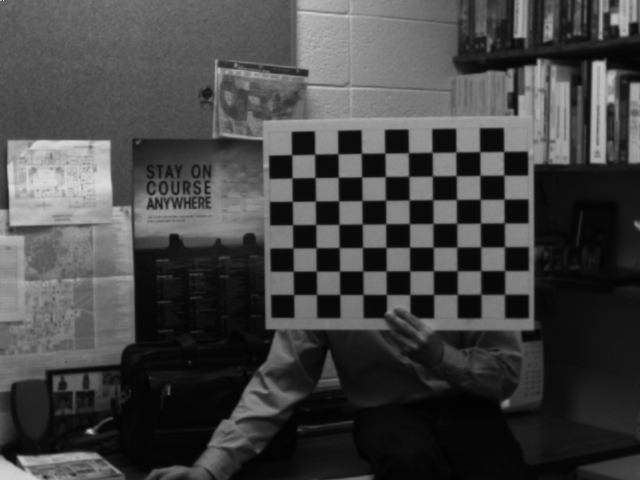
#> input picture practice_images/Epipolar_Images/StereoL0.bmp, 640 x 480 px, given as the content of the folder my_images/Left Camera Images, which was not available
$ python task1.py
#> lines starting #> are read from the running program, lines starting #| are printed output that depends on the picture; after the words box and inside, x2 and y2 are one past the last pixel; in counts of white or black regions, pixels touching at a corner belong together; pictures that were not available may be replaced by others from this repository, and a replacement may not be noted
import os
import cv2
import PIL
import numpy as np


# PATH = "practice_images"
PATH = "my_images"
if PATH == "practice_images":
    scale = 2
else:
    scale = 3.88

LEFT_PATH = os.path.join(PATH, "Left Camera Images")
leftList = os.listdir(LEFT_PATH)
leftList.sort()
RIGHT_PATH = os.path.join(PATH, "Right Camera Images")
rightList = os.listdir(RIGHT_PATH)
rightList.sort()
STEREO_PATH = os.path.join(PATH, "Stereo Images")
stereoList = os.listdir(STEREO_PATH)


def find_corners(in_img, pattern=(10, 7)):

    color_img = cv2.cvtColor(in_img, cv2.COLOR_GRAY2RGB)
    # gray_gpu = cv2.UMat(gray)
    # pattern = (10, 7)
    pattern2 = (23, 11)

    objp = np.zeros((pattern[1] * pattern[0], 3), np.float32)
    objp[:, :2] = np.mgrid[0:pattern[0], 0:pattern[1]].T.reshape(-1, 2)

    objpoints = []  # 3d point in real world space
    imgpoints = []  # 2d points in image plane.

    ret, corners = cv2.findChessboardCorners(color_img, pattern)

    annotated_gray = color_img
    sub_corners = None

    if ret is True:
        objpoints.append(objp)
        criteria = (cv2.TERM_CRITERIA_EPS + cv2.TERM_CRITERIA_MAX_ITER, 100, 0.001)
        sub_corners = cv2.cornerSubPix(in_img, np.float32(corners), (5, 5), (-1, -1), criteria)
        imgpoints.append(np.squeeze(sub_corners))
        annotated_gray = cv2.drawChessboardCorners(color_img, pattern, sub_corners, ret)

    if ret is False:
        ret2, corners = cv2.findChessboardCorners(in_img, pattern2)

        if ret2 is True:
            criteria = (cv2.TERM_CRITERIA_EPS + cv2.TERM_CRITERIA_MAX_ITER, 100, 0.001)
            sub_corners = cv2.cornerSubPix(in_img, np.float32(corners), (5, 5), (-1, -1), criteria)
            annotated_gray = cv2.drawChessboardCorners(color_img, pattern2, sub_corners, ret)
            annotated_gray = cv2.cvtColor(annotated_gray, cv2.COLOR_GRAY2RGB)

    # cv2.imshow("img", annotated_gray)
    # cv2.waitKey()
    # cv2.destroyAllWindows()
    return annotated_gray, sub_corners, objpoints, imgpoints


def process_list(PATH, imgList, camera):
#> called with PATH = 'my_images/Left Camera Images', camera = 'left'
    obj_vect, img_vect = [], []
    for file in imgList:
        img = cv2.imread(os.path.join(PATH, file))
#> img is the input picture: shape (480, 640, 3); min 2, max 243, mean 68.5
        gray = cv2.cvtColor(img, cv2.COLOR_RGB2GRAY)
        annotated_img, corners, obj_pt, img_pt = find_corners(gray, pattern=(10, 7))
#> in find_corners, `ret, corners = cv2.findChessboardCorners(color_img, pattern)`: ret = True; corners = 70 rows, first 8: [504.7, 294.3], [481.1, 294.5], [457.4, 294.5], [433.6, 294.4], [409.7, 294.5], [386.3, 294.4], [363.1, 294.5], [339.7, 294.4]
#> in find_corners, `sub_corners = cv2.cornerSubPix(in_img, np.float32(corners), (5, 5), (-..`: sub_corners = 70 rows, first 8: [504.7, 294.3], [480.7, 294.3], [457.3, 294.4], [433.6, 294.4], [409.9, 294.5], [386.3, 294.5], [363, 294.5], [339.8, 294.5]
#> in find_corners, `annotated_gray = cv2.drawChessboardCorners(color_img, pattern, sub_cor..`:
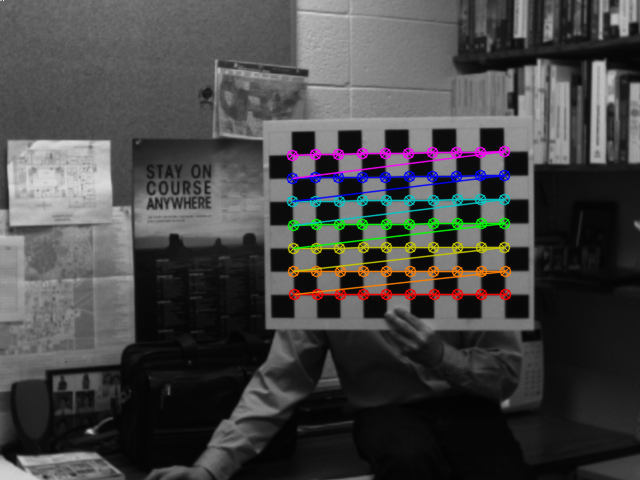
#> annotated_gray: shape (480, 640, 3); 4.32% of pixels changed, all inside (x1, y1, x2, y2) = (286, 145, 512, 301)
#> corners has the same summary as sub_corners in find_corners; obj_pt = 1 item; img_pt = 1 point arrays, longest 70 points
        obj_vect += [obj_pt[0]]
        img_vect += [img_pt[0]]
#> img_vect = 1 point arrays, longest 70 points

    obj_vect = scale * np.array(obj_vect)
#> obj_vect = 70 rows, first 8: [0, 0, 0], [3.88, 0, 0], [7.76, 0, 0], [11.64, 0, 0], [15.52, 0, 0], [19.4, 0, 0], [23.28, 0, 0], [27.16, 0, 0]
    img_vect = np.array(img_vect)
#> img_vect = 70 pairs, first value 291.6 to 504.7, second value 151.3 to 294.5
    ret, mtx, dist, rvecs, tvecs = cv2.calibrateCamera(obj_vect, img_vect, gray.shape[::-1], None, None) #flags=cv2.CALIB_RATIONAL_MODEL)
#> ret = 0.0976; mtx = [[1179.1, 0, 319.8], [0, 1172.4, 260.7], [0, 0, 1]]; dist = [[-0.181, -9.9, -0.00171, -0.00579, 216.8]]; rvecs = ([0.278, -0.0752, 3.12],); tvecs = ([30.01, 5.48, 189.5],)
    np.save(camera + "-mtx.npy", mtx)
    np.save(camera + "-dist.npy", dist)
    np.save(camera + "-rvecs.npy", rvecs)
    np.save(camera + "-tvecs.npy", tvecs)
    print(camera + " mtx")
    print(mtx)
#| [[1.17910175e+03 0.00000000e+00 3.19848140e+02]
#|  [0.00000000e+00 1.17236858e+03 2.60713133e+02]
#|  [0.00000000e+00 0.00000000e+00 1.00000000e+00]]
    print(camera + " dist")
    print(dist)
#| [[-1.81473855e-01 -9.90341933e+00 -1.71293274e-03 -5.79012023e-03
#|    2.16762205e+02]]

    h, w = img.shape[:2]
#> h = 480; w = 640
    newcameramtx, roi = cv2.getOptimalNewCameraMatrix(mtx, dist, (w, h), 1, (w, h))
#> newcameramtx = [[1197.6, 0, 318.6], [0, 1162.9, 260.1], [0, 0, 1]]; roi = (37, 35, 566, 425)
    # print(roi)
    dst = cv2.undistort(img, mtx, dist, None, newcameramtx)
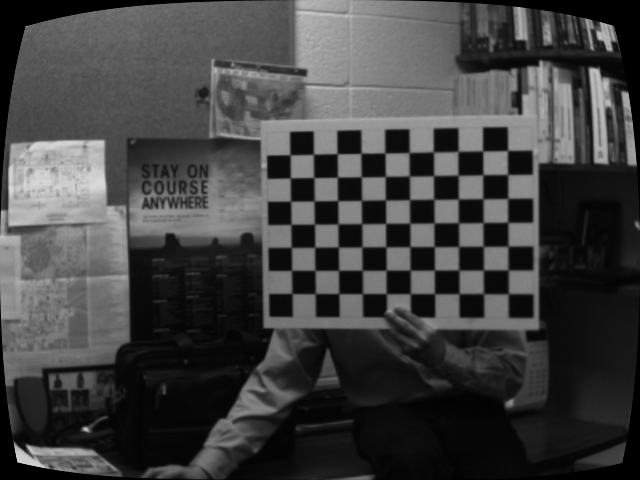
#> dst: shape (480, 640, 3); min 0, max 217, mean 65.2
    x, y, w, h = roi
#> x = 37; y = 35; w = 566; h = 425
    ann = annotated_img
    # dst = dst[y:y + h, x:x + w]
    # ann = annotated_img[y:y+h, x:x+h]
    cv2.imwrite('calibresult.png', dst)
    calibrated_img = np.concatenate((ann, dst), axis=1)
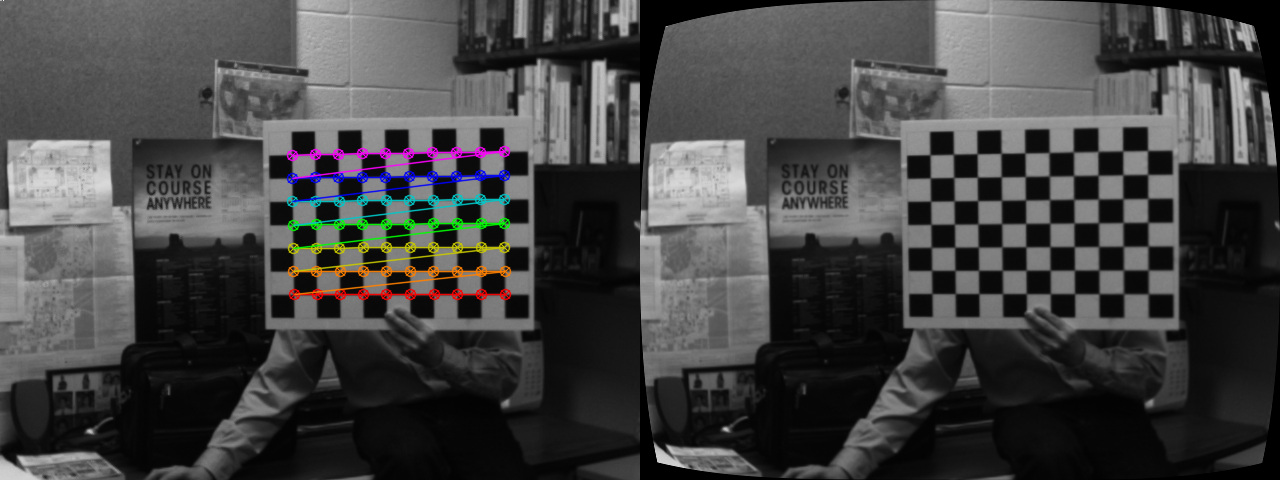
#> calibrated_img: shape (480, 1280, 3); mean B, G, R 67.3, 67.4, 67.6
    # cv2.imshow("calibraton", dst)
    # cv2.imshow("Calibration", calibrated_img)
    cv2.imwrite(camera + '-side_by_side.jpg', calibrated_img)
    # cv2.waitKey()
    # cv2.destroyAllWindows()


process_list(LEFT_PATH, leftList, "left")
process_list(RIGHT_PATH, rightList, "right")
#| [[1.17910175e+03 0.00000000e+00 3.19848140e+02]
#|  [0.00000000e+00 1.17236858e+03 2.60713133e+02]
#|  [0.00000000e+00 0.00000000e+00 1.00000000e+00]]
#| [[-1.81473855e-01 -9.90341933e+00 -1.71293274e-03 -5.79012023e-03
#|    2.16762205e+02]]
